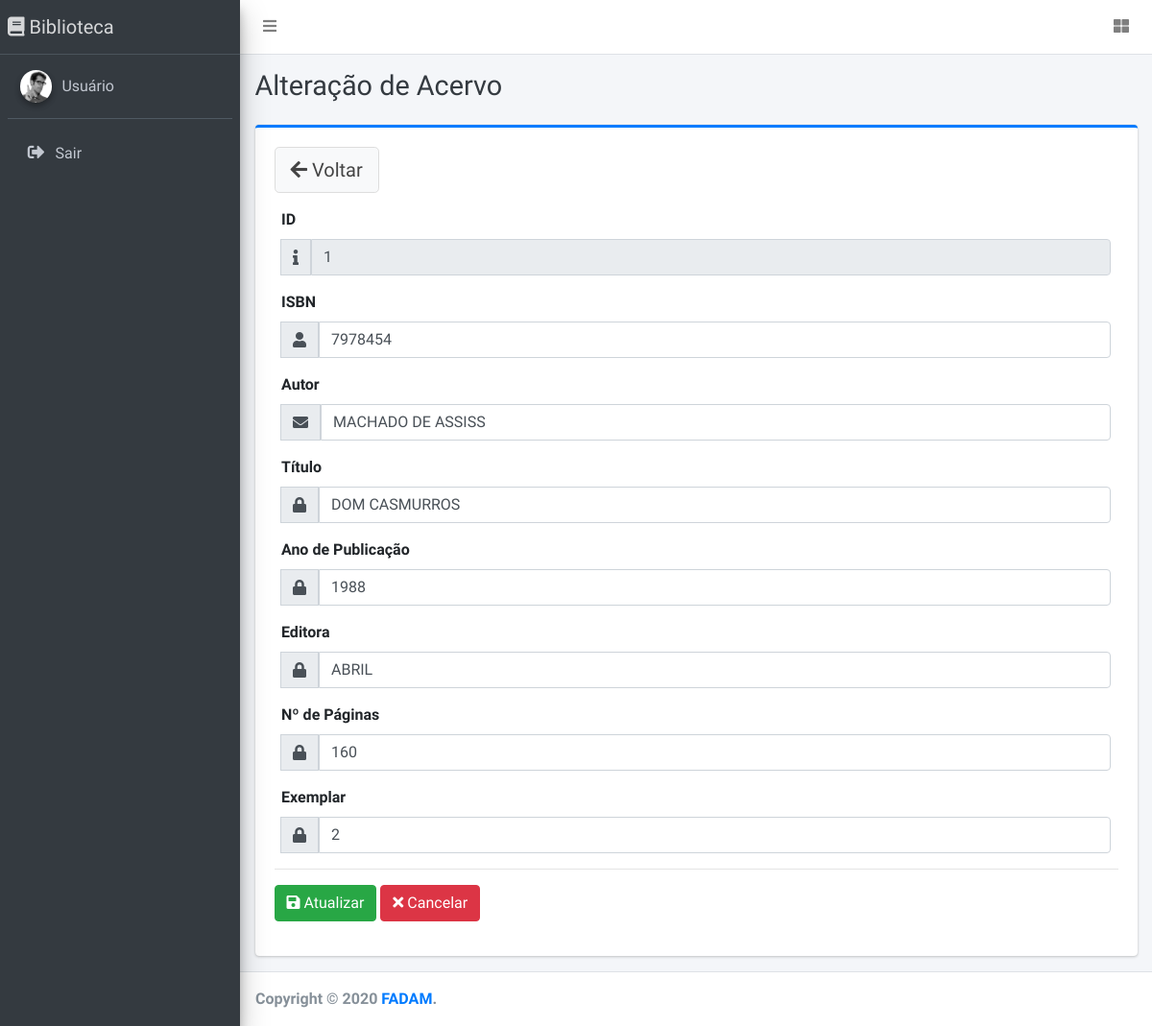
The app's page /acervo/frmalt.php?id=1 (signed in) with its own data.
### tables this page shows
CREATE TABLE `tbacervo` (
  `id_acervo` int(11) UNSIGNED NOT NULL,
  `isbn` varchar(13) DEFAULT NULL,
  `autor` varchar(50) DEFAULT NULL,
  `titulo` varchar(80) DEFAULT NULL,
  `ano_publicacao` int(4) DEFAULT NULL,
  `editora` varchar(30) DEFAULT NULL,
  `npaginas` int(11) DEFAULT NULL,
  `exemplar` int(2) DEFAULT NULL,
  `status` char(1) DEFAULT NULL
);

### db/PdoConexao.class.php (called while the page is built)
<?php
class PdoConexao{
	private static $instancia;
	public static function getInstancia(){
			if(!isset(self::$instancia)){
				try{
					$dns = 'mysql:host=localhost;dbname=dbbiblioteca';
					$usuario = 'root';
					$senha = '';
					self::$instancia = new PDO($dns,$usuario,$senha);
					self::$instancia->setAttribute(PDO::ATTR_ERRMODE, PDO::ERRMODE_EXCEPTION);
				}catch(PDOException $excecao){
					echo $excecao->getMessage();
					exit();
				}
			}
			return self::$instancia;
	}
}
?>

### db/AcervoCRUD.class.php (called while the page is built, shortened)
<?php
class AcervoCRUD implements InterfaceCRUD{
	private $instanciaConexaoPdoAtiva;
	private $tabela;
	public function __construct(){
		$this->instanciaConexaoPdoAtiva = PdoConexao::getInstancia();
		$this->tabela = 'tbacervo';
	}
	public function ler($id){
		$sql = "select * from {$this->tabela} where id_acervo=:id";
		try{
			$operacao = $this->instanciaConexaoPdoAtiva->prepare($sql);
			$operacao->bindValue(":id",$id,PDO::PARAM_INT);
			$operacao->execute();
			$linha=$operacao->fetch(PDO::FETCH_OBJ);
			$isbn=$linha->isbn;
			$autor=$linha->autor;
			$titulo=$linha->titulo;
			$ano_publicacao=$linha->ano_publicacao;
			$editora=$linha->editora;
			$npaginas=$linha->npaginas;
			$exemplar=$linha->exemplar;
			$acervo = new Acervo($isbn, $autor, $titulo, $ano_publicacao, $editora, $npaginas, $exemplar);
			$acervo->setId($id);
 			return $acervo;
		}catch(PDOException $excecao){
			echo $excecao->getMessage();
		}
	}
}
?>

### db/Acervo.class.php (called while the page is built, shortened)
<?php
class Acervo{
	private $id = null;
	private $isbn;
	private $autor;
	private $titulo;
	private $ano_publicacao;
	private $editora;
	private $npaginas;
	private $exemplar;
	public function __construct($isbn, $autor, $titulo, $ano_publicacao, $editora, $npaginas, $exemplar){
		$this->isbn = $isbn;
		$this->autor = $autor;
		$this->titulo = $titulo;
		$this->ano_publicacao = $ano_publicacao;
		$this->editora = $editora;
		$this->npaginas = $npaginas;
		$this->exemplar = $exemplar;
	}
	public function getId(){
		return $this->id;
	}
	public function setId($id){
		$this->id = $id;
	}
	public function getIsbn(){
		return $this->isbn;
	}
	public function getAutor(){
		return $this->autor;
	}
	public function getTitulo(){
		return $this->titulo;
	}
	public function getAno_publicacao(){
		return $this->ano_publicacao;
	}
	public function getEditora(){
		return $this->editora;
	}
	public function getNpaginas(){
		return $this->npaginas;
	}
	public function getExemplar(){
		return $this->exemplar;
	}
}
?>

### acervo/frmalt.php (the view, shortened to what this page needs)
<?php
  if(isset($_GET['id'])){
	include('../db/PdoConexao.class.php');
	include('../db/Acervo.class.php');
	include('../db/AcervoCRUD.class.php');
	$acervoCRUD = new AcervoCRUD();
	$busca = $acervoCRUD->ler($_GET['id']);
  }
?>
<!DOCTYPE html>
<html lang="en">
<head>
  <link rel="stylesheet" href="../plugins/fontawesome-free/css/all.min.css">
  <link rel="stylesheet" href="../dist/css/adminlte.min.css">
</head>
<body class="hold-transition sidebar-mini">
<div class="wrapper">
  <nav class="main-header navbar navbar-expand navbar-white navbar-light">
    <ul class="navbar-nav">
      <li class="nav-item">
        <a class="nav-link" data-widget="pushmenu" href="#" role="button"><i class="fas fa-bars"></i></a>
      </li>
    </ul>
    <ul class="navbar-nav ml-auto">
      <li class="nav-item">
        <a class="nav-link" data-widget="control-sidebar" data-slide="true" href="#" role="button"><i
            class="fas fa-th-large"></i></a>
      </li>
    </ul>
  </nav>
  <aside class="main-sidebar sidebar-dark-primary elevation-4">
    <a href="#" class="brand-link">
      <i class="fa fa-book"></i>
      <span class="brand-text font-weight-light">Biblioteca</span>
    </a>
    <div class="sidebar">
      <div class="user-panel mt-3 pb-3 mb-3 d-flex">
        <div class="image">
          <img src="../dist/img/user2-160x160.jpg" class="img-circle elevation-2" alt="User Image">
        </div>
        <div class="info">
          <a href="#" class="d-block">Usuário</a>
        </div>
      </div>
      <nav class="mt-2">
        <ul class="nav nav-pills nav-sidebar flex-column" data-widget="treeview" role="menu" data-accordion="false">
          <li class="nav-item">
            <a href="#" class="nav-link">
              <i class="nav-icon fas fa-sign-out-alt"></i>
              <p>
                Sair
              </p>
            </a>
          </li>
        </ul>
      </nav>
    </div>
  </aside>
  <div class="content-wrapper">
    <div class="content-header">
      <div class="container-fluid">
        <div class="row mb-2">
          <div class="col-sm-6">
            <h1 class="m-0 text-dark">Alteração de Acervo</h1>
          </div>
        </div>
      </div>
    </div>
    <div class="content">
      <div class="container-fluid">
        <div class="row">
          <div class="col-lg-12">
            <div class="card card-primary card-outline">
              <div class="card-body">
                  <form name="f1" method="POST" action="../controle/acervo/atualizar.php" onsubmit="return validar()">
					<div class="form-group">
					  <a href="frmbusca.php" class="btn btn-lg btn-default" /><i class='fa fa-arrow-left'></i>&nbsp;Voltar</a>
					</div>
					<div class="form-group">
						<div class="col-md-12">
						   <label>ID</label>
						   <div class="input-group">
						    <div class="input-group-append">
							   <div class="input-group-text">
							      <span class="fa fa-info"></span>
							   </div>
							</div>
							<input value="<?php echo $busca->getId();?>" name="id" type="text" class="form-control" readonly="true">
						   </div>
						</div>
					</div>
					<div class="form-group">
						<div class="col-md-12">
						   <label>ISBN</label>
						   <div class="input-group">
						    <div class="input-group-append">
							   <div class="input-group-text">
							      <span class="fa fa-user"></span>
							   </div>
							</div>
							<input value="<?php echo $busca->getIsbn();?>" name="isbn" type="text" class="form-control" placeholder="Informe o ISBN" required>
						   </div>
						</div>
					</div>
					<div class="form-group">
						<div class="col-md-12">
						   <label>Autor</label>
						   <div class="input-group">
						    <div class="input-group-append">
							   <div class="input-group-text">
							      <span class="fa fa-envelope"></span>
							   </div>
							</div>
							<input value="<?php echo $busca->getAutor();?>" name="autor" type="text" class="form-control" placeholder="Informe o Autor" required>
						   </div>
						</div>
					</div>
					<div class="form-group">
						<div class="col-md-12">
						   <label>Título</label>
						   <div class="input-group">
						    <div class="input-group-append">
							   <div class="input-group-text">
							      <span class="fa fa-lock"></span>
							   </div>
							</div>
							<input value="<?php echo $busca->getTitulo();?>" name="titulo" type="text" class="form-control" placeholder="Informe o Título" required>
						   </div>
						</div>
					</div>
					<div class="form-group">
						<div class="col-md-12">
						   <label>Ano de Publicação</label>
						   <div class="input-group">
						    <div class="input-group-append">
							   <div class="input-group-text">
							      <span class="fa fa-lock"></span>
							   </div>
							</div>
							<input value="<?php echo $busca->getAno_publicacao();?>" name="ano_publicacao" type="text" class="form-control" placeholder="Informe o Ano de publicação" required>
						   </div>
						</div>
					</div>
					<div class="form-group">
						<div class="col-md-12">
						   <label>Editora</label>
						   <div class="input-group">
						    <div class="input-group-append">
							   <div class="input-group-text">
							      <span class="fa fa-lock"></span>
							   </div>
							</div>
							<input value="<?php echo $busca->getEditora();?>" name="editora" type="text" class="form-control" placeholder="Informe a Editora" required>
						   </div>
						</div>
					</div>
					<div class="form-group">
						<div class="col-md-12">
						   <label>Nº de Páginas</label>
						   <div class="input-group">
						    <div class="input-group-append">
							   <div class="input-group-text">
							      <span class="fa fa-lock"></span>
							   </div>
							</div>
							<input value="<?php echo $busca->getNpaginas();?>" name="npaginas" type="text" class="form-control" placeholder="Informe o Número de Páginas" required>
						   </div>
						</div>
					</div>
					<div class="form-group">
						<div class="col-md-12">
						   <label>Exemplar</label>
						   <div class="input-group">
						    <div class="input-group-append">
							   <div class="input-group-text">
							      <span class="fa fa-lock"></span>
							   </div>
							</div>
							<input value="<?php echo $busca->getExemplar();?>" name="exemplar" type="text" class="form-control" placeholder="Informe o Exemplar" required>
						   </div>
						</div>
					</div>
					<hr>
					<div class="form-group">
					    <button type="submit" class="btn btn-success"><i class="fa fa-save"></i>&nbsp;Atualizar</button>
						<a href="frmbusca.php" class="btn btn-danger"><i class="fa fa-times"></i>&nbsp;Cancelar</a>
					</div>
				</form>
              </div>
            </div>
          </div>
        </div>
      </div>
    </div>
  </div>
  <footer class="main-footer">
    <strong>Copyright &copy; 2020 <a href="https://www.fadam.edu.br" target="_blank">FADAM</a>.</strong>
  </footer>
</div>
</body>
</html>

### records on screen
tbacervo: id "1", isbn "7978454", autor "MACHADO DE ASSISS", titulo "DOM CASMURROS", ano_publicacao "1988", editora "ABRIL", npaginas "160", exemplar "2"
